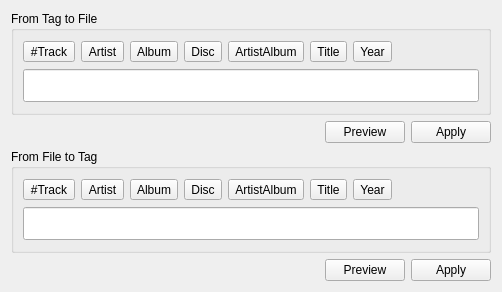
<?xml version="1.0" encoding="UTF-8"?>
<ui version="4.0">
 <class>TagConverter</class>
 <widget class="QWidget" name="TagConverter">
  <property name="geometry">
   <rect>
    <x>0</x>
    <y>0</y>
    <width>502</width>
    <height>292</height>
   </rect>
  </property>
  <layout class="QVBoxLayout" name="verticalLayout">
   <item>
    <widget class="QGroupBox" name="tagToFileGroupBox">
     <property name="title">
      <string>From Tag to File</string>
     </property>
     <layout class="QVBoxLayout" name="verticalLayout_2">
      <item>
       <layout class="QHBoxLayout" name="horizontalLayout_2">
        <item>
         <widget class="QToolButton" name="trackTB">
          <property name="text">
           <string>#Track</string>
          </property>
          <property name="column" stdset="0">
           <number>6</number>
          </property>
         </widget>
        </item>
        <item>
         <widget class="QToolButton" name="artistTB">
          <property name="text">
           <string>Artist</string>
          </property>
          <property name="column" stdset="0">
           <number>3</number>
          </property>
         </widget>
        </item>
        <item>
         <widget class="QToolButton" name="albumTB">
          <property name="text">
           <string>Album</string>
          </property>
          <property name="column" stdset="0">
           <number>5</number>
          </property>
         </widget>
        </item>
        <item>
         <widget class="QToolButton" name="discTB">
          <property name="text">
           <string>Disc</string>
          </property>
          <property name="column" stdset="0">
           <number>7</number>
          </property>
         </widget>
        </item>
        <item>
         <widget class="QToolButton" name="artistAlbumTB">
          <property name="text">
           <string>ArtistAlbum</string>
          </property>
          <property name="column" stdset="0">
           <number>4</number>
          </property>
         </widget>
        </item>
        <item>
         <widget class="QToolButton" name="titleTB">
          <property name="text">
           <string>Title</string>
          </property>
          <property name="column" stdset="0">
           <number>2</number>
          </property>
         </widget>
        </item>
        <item>
         <widget class="QToolButton" name="yearTB">
          <property name="text">
           <string>Year</string>
          </property>
          <property name="column" stdset="0">
           <number>8</number>
          </property>
         </widget>
        </item>
        <item>
         <spacer name="horizontalSpacer_2">
          <property name="orientation">
           <enum>Qt::Horizontal</enum>
          </property>
          <property name="sizeHint" stdset="0">
           <size>
            <width>40</width>
            <height>20</height>
           </size>
          </property>
         </spacer>
        </item>
       </layout>
      </item>
      <item>
       <widget class="TagLineEdit" name="tagToFileLineEdit">
        <property name="font">
         <font>
          <pointsize>16</pointsize>
         </font>
        </property>
        <property name="clearButtonEnabled">
         <bool>true</bool>
        </property>
       </widget>
      </item>
     </layout>
    </widget>
   </item>
   <item>
    <layout class="QHBoxLayout" name="horizontalLayout_4">
     <item>
      <spacer name="horizontalSpacer_4">
       <property name="orientation">
        <enum>Qt::Horizontal</enum>
       </property>
       <property name="sizeHint" stdset="0">
        <size>
         <width>40</width>
         <height>20</height>
        </size>
       </property>
      </spacer>
     </item>
     <item>
      <widget class="QPushButton" name="tagToFilePreviewButton">
       <property name="text">
        <string>Preview</string>
       </property>
      </widget>
     </item>
     <item>
      <widget class="QPushButton" name="tagToFileApplyButton">
       <property name="text">
        <string>Apply</string>
       </property>
      </widget>
     </item>
    </layout>
   </item>
   <item>
    <widget class="QGroupBox" name="fileToTagGroupBox">
     <property name="title">
      <string>From File to Tag</string>
     </property>
     <layout class="QVBoxLayout" name="verticalLayout_3">
      <item>
       <layout class="QHBoxLayout" name="horizontalLayout_3">
        <item>
         <widget class="QToolButton" name="trackTB_2">
          <property name="text">
           <string>#Track</string>
          </property>
          <property name="column" stdset="0">
           <number>6</number>
          </property>
         </widget>
        </item>
        <item>
         <widget class="QToolButton" name="artistTB_2">
          <property name="text">
           <string>Artist</string>
          </property>
          <property name="column" stdset="0">
           <number>3</number>
          </property>
         </widget>
        </item>
        <item>
         <widget class="QToolButton" name="albumTB_2">
          <property name="text">
           <string>Album</string>
          </property>
          <property name="column" stdset="0">
           <number>5</number>
          </property>
         </widget>
        </item>
        <item>
         <widget class="QToolButton" name="discTB_2">
          <property name="text">
           <string>Disc</string>
          </property>
          <property name="column" stdset="0">
           <number>7</number>
          </property>
         </widget>
        </item>
        <item>
         <widget class="QToolButton" name="artistAlbumTB_2">
          <property name="text">
           <string>ArtistAlbum</string>
          </property>
          <property name="column" stdset="0">
           <number>4</number>
          </property>
         </widget>
        </item>
        <item>
         <widget class="QToolButton" name="titleTB_2">
          <property name="text">
           <string>Title</string>
          </property>
          <property name="column" stdset="0">
           <number>2</number>
          </property>
         </widget>
        </item>
        <item>
         <widget class="QToolButton" name="yearTB_2">
          <property name="text">
           <string>Year</string>
          </property>
          <property name="column" stdset="0">
           <number>8</number>
          </property>
         </widget>
        </item>
        <item>
         <spacer name="horizontalSpacer_3">
          <property name="orientation">
           <enum>Qt::Horizontal</enum>
          </property>
          <property name="sizeHint" stdset="0">
           <size>
            <width>40</width>
            <height>20</height>
           </size>
          </property>
         </spacer>
        </item>
       </layout>
      </item>
      <item>
       <widget class="TagLineEdit" name="fileToTagLineEdit">
        <property name="font">
         <font>
          <pointsize>16</pointsize>
         </font>
        </property>
        <property name="clearButtonEnabled">
         <bool>true</bool>
        </property>
       </widget>
      </item>
     </layout>
    </widget>
   </item>
   <item>
    <layout class="QHBoxLayout" name="horizontalLayout">
     <item>
      <spacer name="horizontalSpacer">
       <property name="orientation">
        <enum>Qt::Horizontal</enum>
       </property>
       <property name="sizeHint" stdset="0">
        <size>
         <width>40</width>
         <height>20</height>
        </size>
       </property>
      </spacer>
     </item>
     <item>
      <widget class="QPushButton" name="fileToTagPreviewButton">
       <property name="text">
        <string>Preview</string>
       </property>
      </widget>
     </item>
     <item>
      <widget class="QPushButton" name="fileToTagApplyButton">
       <property name="text">
        <string>Apply</string>
       </property>
      </widget>
     </item>
    </layout>
   </item>
  </layout>
 </widget>
 <customwidgets>
  <customwidget>
   <class>TagLineEdit</class>
   <extends>QLineEdit</extends>
   <header>taglineedit.h</header>
  </customwidget>
 </customwidgets>
 <resources/>
 <connections/>
</ui>
